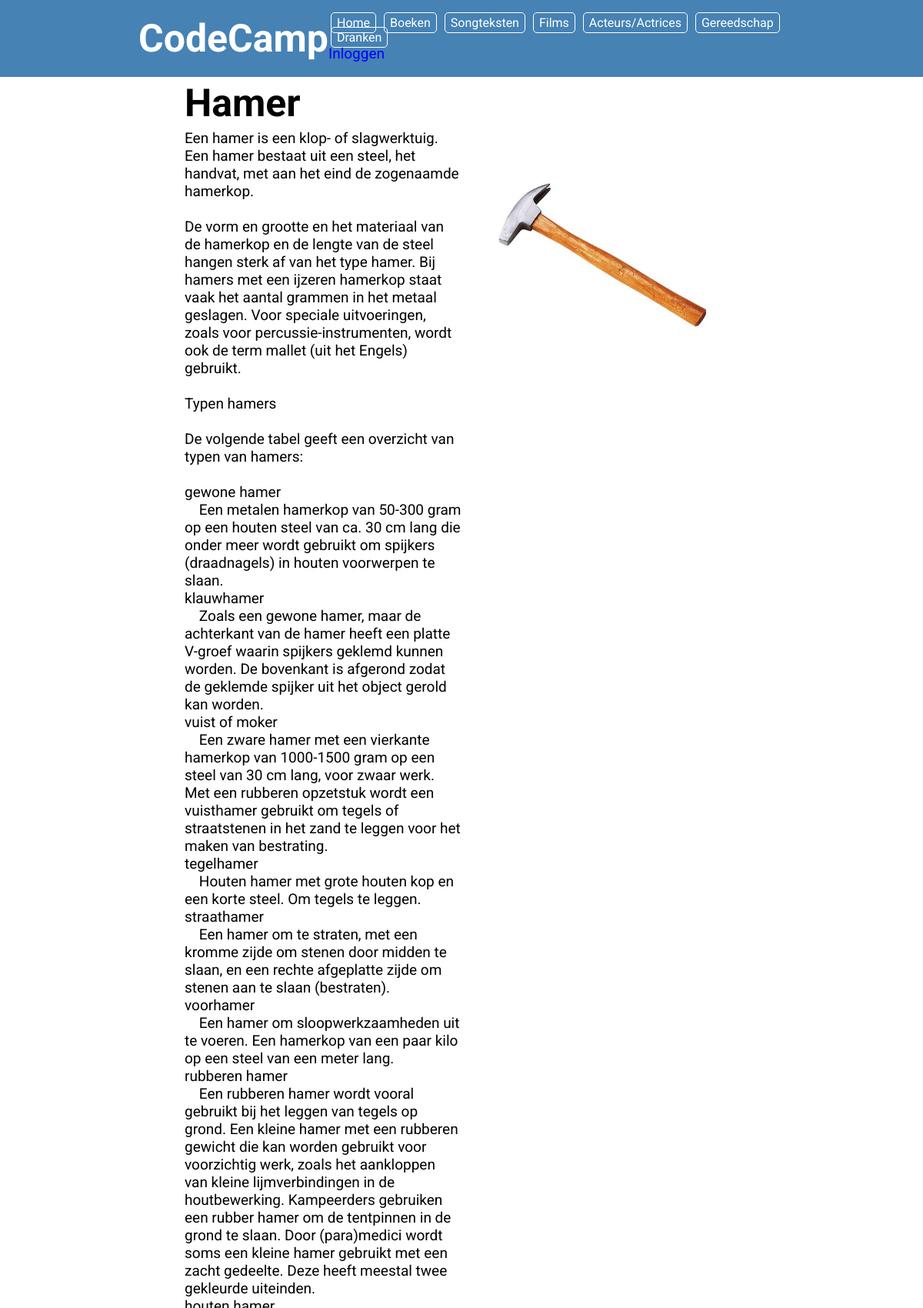
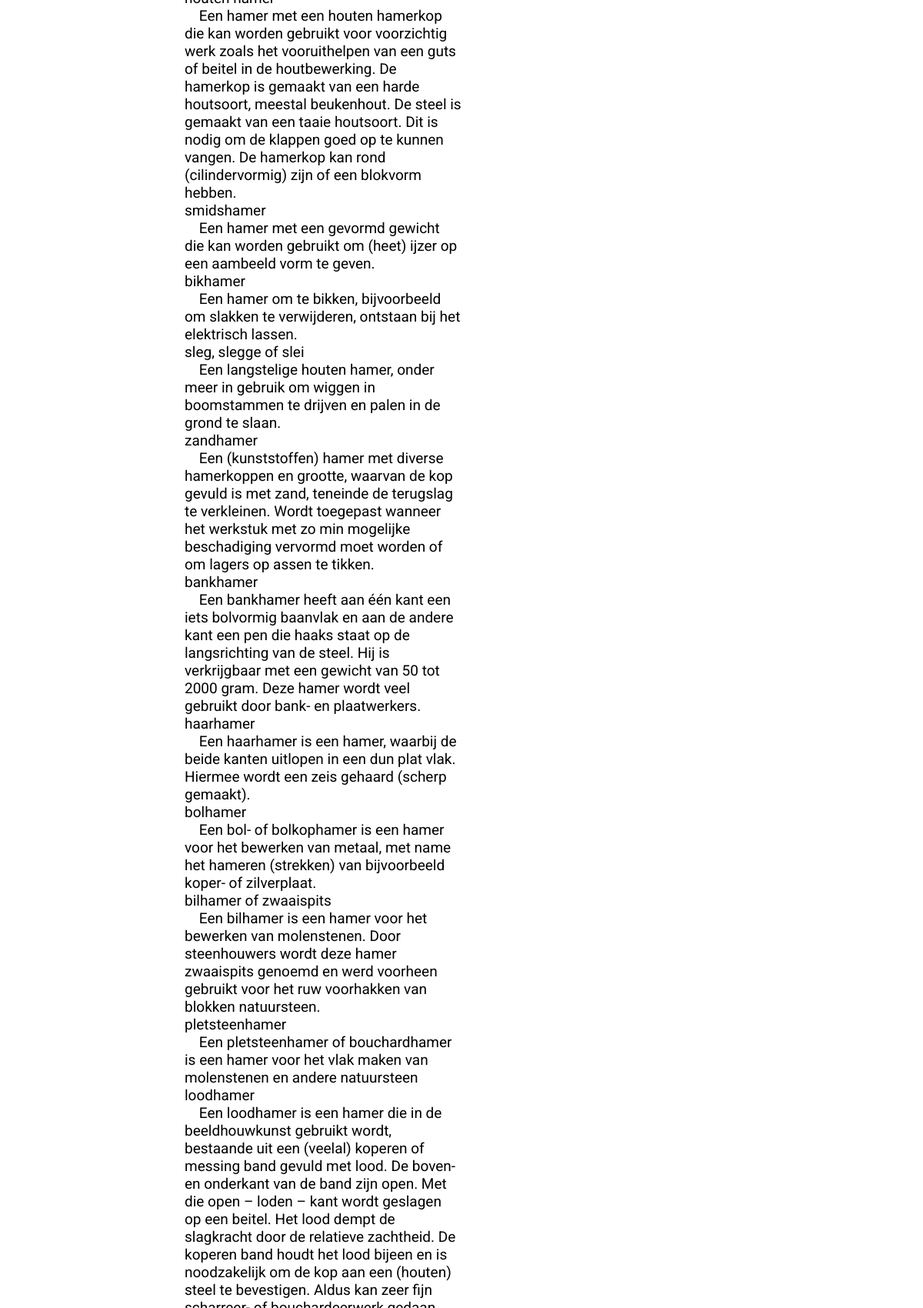
Screenshot of /gereedschap/gereedschap.php?id=2 (upper part) with the database file from the repository (2 pictures, top to bottom).
### tables this page shows
CREATE TABLE `gereedschap` (
  `id` int(11) NOT NULL,
  `naam` varchar(255) NOT NULL,
  `beschrijving` text NOT NULL,
  `afbeelding` varchar(255) DEFAULT NULL,
  `zaag` tinyint(1) NOT NULL DEFAULT 0
);

### gereedschap/gereedschap.php (the view, shortened to what this page needs)
<!DOCTYPE html>
<html lang="nl">
<head>
  <?php require_once '../head.php' ?>
</head>
<?php
  $query = "SELECT * FROM gereedschap WHERE id = :id";
  $statement = $conn->prepare($query);
  $statement->execute([
    ":id" => $_GET['id'],
  ]);
  $gereedschap = $statement->fetch(PDO::FETCH_ASSOC);
  $query = "SELECT * FROM gereedschap";
  $statement = $conn->prepare($query);
  $statement->execute([]);
  $gereedschappen = $statement->fetchAll(PDO::FETCH_ASSOC);
?>
<body>
  <header>
    <?php require_once '../header.php' ?>
  </header>
  <main>
    <div class="wrapper">
      <h1><?php echo $gereedschap['naam']; ?></h1>
      <div class="content-body">
        <pre><?php echo $gereedschap['beschrijving'];?>
        </pre>
        <div>
          <img class="item-img" src="../img/gereedschap/<?php echo $gereedschap['afbeelding'] ?>" alt="Afbeelding van <?php echo $gereedschap['naam']; ?>">
        </div>
      </div>
    </div>
  </main>
</body>
</html>

### head.php (shortened to what this page needs)
<link rel="stylesheet" href="<?php echo $base_url; ?>/css/main.css">

### header.php
<div class="header-wrapper">
    <div class="header-center">
            <a class="logo-link" href="<?php echo $base_url; ?>/index.php">
                <h1>CodeCamp</h1>
            </a>
        <nav>
            <a class="nav-link" href="<?php echo $base_url; ?>/index.php">Home</a>
            <a class="nav-link" href="<?php echo $base_url; ?>/boeken/index.php">Boeken</a>
            <a class="nav-link" href="<?php echo $base_url; ?>/songteksten/index.php">Songteksten</a>
            <a class="nav-link" href="<?php echo $base_url; ?>/films/index.php">Films</a>
            <a class="nav-link" href="<?php echo $base_url; ?>/acteurs/index.php">Acteurs/Actrices</a>
            <a class="nav-link" href="<?php echo $base_url; ?>/gereedschap/index.php">Gereedschap</a>
            <a class="nav-link" href="<?php echo $base_url; ?>/dranken/index.php">Dranken</a>
            <?php if(isset($_SESSION['user_id'])): ?>
            <p>Hallo <?php echo $_SESSION['user_name'] ?> | <a href="<?php echo $base_url; ?>/account/logout.php" >Uitloggen</a></p>
        <?php else: ?>
          <p><a href="<?php echo $base_url; ?>/account/login.php" >Inloggen</a></p>
        <?php endif; ?>
        </nav>
    </div>
</div>

### css/main.css (style rules this page uses)
* { margin: 0; padding: 0; }
body { font-family: 'Roboto', sans-serif; min-height: calc(100vh - 320px); position: relative; padding-bottom: 320px; }
a { text-decoration: none; color: blue; }
h1 { margin: 5px 0; font-size: 50px; }
p, pre { font-size: 19px; font-family: 'Roboto' }
.header-wrapper { height: 100px; background-color: #4682b4; color: white; }
.header-center { width: 70%; height: 100%; margin: 0 auto; display: flex; align-items: center; justify-content: space-between; }
.header-center h1 { font-size: 50px; color: white; }
.nav-link { text-decoration: none; color: white; padding: 3px 7px; border: 1px solid white; border-radius: 5px; margin: 0 3px; transition: 0.2s; }
.logo-link { text-decoration: none; }
.wrapper { margin: 0 auto; width: 60%; }
.item-img { width: 80%; }
.content-body { display: flex; }
.content-body > * { width: 50%; overflow-x: auto; white-space: pre-wrap; }

### rows the page displays
gereedschap: naam "Hamer", beschrijving "Een hamer is een klop- of slagwerktuig. Een hamer bestaat uit een steel, het handvat, met aan het eind de zogenaamde hamerkop. De vorm en grootte en het materiaal van de hamerkop en de lengte van de steel hangen sterk af van het type hamer. Bij hamers met een ijzeren hamerkop staat vaak het aantal grammen in het metaal geslagen. Voor speciale uitvoeringen, zoals voor percussie-instrumenten, wordt ook de term mallet (uit het Engels) gebruikt. Typen hamers De volgende tabel geeft een overzicht van typen van hamers: gewone hamer Een metalen hamerkop van 50-300 gram op een houten steel van ca. 30 cm lang die onder meer wordt gebruikt om spijkers (draadnagels) in houten voorwerpen te slaan.…", afbeelding+naam (picture)
